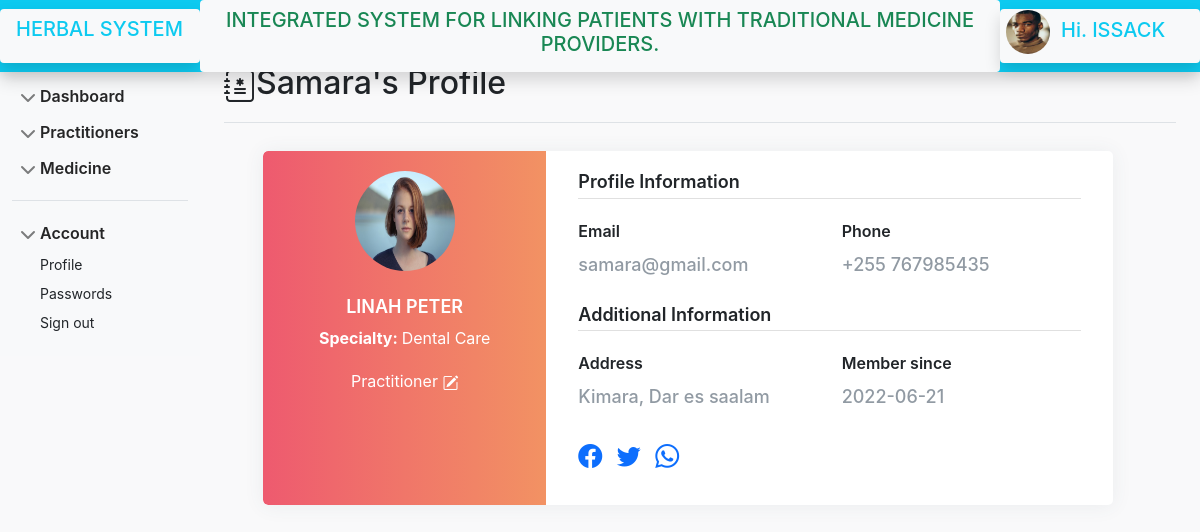
The page /practitioners/pr-profile.php?id=37 (signed in) on the database its author committed.
### tables this page shows
CREATE TABLE `practitioner` (
  `id` int(50) NOT NULL AUTO_INCREMENT,
  `fname` varchar(255) NOT NULL,
  `lname` varchar(255) NOT NULL,
  `phone` int(255) NOT NULL,
  `email` varchar(255) NOT NULL,
  `office_name` varchar(255) NOT NULL,
  `address` varchar(255) NOT NULL,
  `username` varchar(255) NOT NULL,
  `password` varchar(50) NOT NULL,
  `profile` varchar(255) NOT NULL,
  `professionality` varchar(255) NOT NULL,
  `bio` varchar(1000) NOT NULL,
  `nida` varchar(25) NOT NULL,
  `businesslicense` varchar(100) NOT NULL,
  `facebook` varchar(250) NOT NULL,
  `twitter` varchar(250) NOT NULL,
  `joined_on` date NOT NULL DEFAULT current_timestamp(),
  `is_new` int(11) NOT NULL DEFAULT 0,
  `role` varchar(50) NOT NULL DEFAULT 'user',
  `license` varchar(255) NOT NULL,
  `verified` int(11) NOT NULL DEFAULT 0,
  PRIMARY KEY (`id`)
);

### practitioners/pr-profile.php (the view, shortened to what this page needs)
<?php  include "../includes/database.php";
?>
<!doctype html>
<html lang="en">
<head>
    <link href="../css/bootstrap.css" rel="stylesheet">
    <link rel="stylesheet" href="profile.css">
    <link rel="stylesheet" href="https://cdn.jsdelivr.net/npm/bootstrap-icons@1.8.2/font/bootstrap-icons.css">
    <link href="https://cdnjs.cloudflare.com/ajax/libs/font-awesome/5.13.0/css/all.min.css" rel="stylesheet">
    <link rel="stylesheet" href="sidebar.css">
</head>
<body>
<?php include '../includes/header.php';?>
    <div class="container-fluid ">
        <div class="row pt-4 ">
        <?php include '../includes/practnav.php';?>
            <main class="col-md-9 ms-sm-auto col-lg-10 px-md-4 pt-4">
                <?php
                    if(isset($_GET['id'])){
                        $id = $_GET['id'];
                        $sql = "SELECT * FROM `practitioner` WHERE `id`= '$id'";
                        $query = mysqli_query($conn,$sql);
                        $row = mysqli_fetch_assoc($query);
                            if($row == TRUE){
                                    $fname = $row['fname'];
                                    $lname = $row['lname'];
                                    $image = $row['profile'];
                                    $phone = $row['phone'];
                                    $email = $row['email'];
                                    $address = $row['address'];
                                    $uname = $row['username'];
                                    $carreer = $row['professionality'] ;
                                    $joined = $row['joined_on'];
                                    $facebook = $row['facebook'];
                                    $twitter = $row['twitter'];
                                }else{
                                    $fname=$uname=$lname=$phone=$email=$address=$carreer=$joined= "";
                                    $image = 'user.png';
                                    $error = "<b>No Profile with ID = $id Found </b>";
                                }
                            }
                        ?>
                <div
                    class="d-flex justify-content-between flex-wrap flex-md-nowrap align-items-center pt-3 pb-2 mb-3 border-bottom">
                    <h1 class="h2"><i class="bi bi-journal-medical"></i><?php echo $uname ;echo "'s"?> Profile</h1>
                </div>
                <div class="container p-0" id="page-content">
                    <div class="row container p-2 d-flex justify-content-center">
                        <div class="col-lg-11 col-md-12 p-1">
                            <div class="card user-card-full">
                                <div class="row m-l-0 m-r-0">
                                    <div class="col-sm-4 bg-c-lite-green user-profile">
                                        <div class="card-block text-center text-white">
                                            <div class="m-b-25">
                                                <img src="../upload/<?php echo $image; ?>"
                                                    class="img-radius rounded-circle" alt="User-Profile-Image"
                                                    height="100px" width="100px">
                                            </div>
                                            <h6 class="f-w-600">
                                                <?php echo strtoupper($fname);echo ' ';echo strtoupper($lname); ?></h6>
                                            <p><strong>Specialty: </strong> <?php echo $carreer; ?> </p>
                                            <p>Practitioner <i class="bi bi-pencil-square"></i>
                                            </p>
                                        </div>
                                    </div>
                                    <div class="col-sm-8">
                                        <div class="card-block">
                                            <h6 class="m-b-20 p-b-5 b-b-default f-w-600">Profile Information
                                            </h6>
                                            <div class="row">
                                                <div class="col-sm-6">
                                                    <p class="m-b-10 f-w-600">Email</p>
                                                    <h6 class="text-muted f-w-400"><?php echo $email; ?></h6>
                                                </div>
                                                <div class="col-sm-6">
                                                    <p class="m-b-10 f-w-600">Phone</p>
                                                    <h6 class="text-muted f-w-400">+255 <?php echo $phone; ?></h6>
                                                </div>
                                            </div>
                                            <h6 class="m-b-20 m-t-40 p-b-5 b-b-default f-w-600">Additional Information
                                            </h6>
                                            <div class="row">
                                                <div class="col-sm-6">
                                                    <p class="m-b-10 f-w-600">Address</p>
                                                    <h6 class="text-muted f-w-400"><?php echo $address ;?></h6>
                                                </div>
                                                <div class="col-sm-6">
                                                    <p class="m-b-10 f-w-600">Member since</p>
                                                    <h6 class="text-muted f-w-400"><?php echo $joined; ?></h6>
                                                </div>
                                            </div>
                                            <ul class="social-link list-unstyled m-t-40 m-b-10">
                                                <li><a href="https://<?php echo $facebook; ?>" data-toggle="tooltip" data-placement="bottom" title=""
                                                        data-original-title="facebook" data-abc="true"><i
                                                            class="bi bi-facebook" aria-hidden="true"></i></a></li>
                                                <li><a href="https://<?php echo $twitter; ?>" data-toggle="tooltip" data-placement="bottom" title=""
                                                        data-original-title="twitter" data-abc="true"><i
                                                            class="bi bi-twitter" aria-hidden="true"></i> </a></li>
                                                <li><a href="https://wa.me/+255<?php echo $phone; ?>" data-toggle="tooltip" data-placement="bottom" title=""
                                                        data-original-title="whatsapp" data-abc="true"><i
                                                            class="bi bi-whatsapp" aria-hidden="true"></i></a></li>
                                            </ul>
                                        </div>
                                    </div>
                                </div>
                            </div>
                        </div>
                    </div>
                </div>
            </main>
        </div>
    </div>
</body>
</html>

### includes/header.php (shortened to what this page needs)
<header class="navbar fixed-top bg-info flex-md-nowrap p-0 shadow">
        <a class="navbar-brand col-md-3 col-lg-2 me-0 px-3 py-2 bg-light text-info shadow rounded" href="#">
            <h5 style="height: 38px;margin: 0;">HERBAL SYSTEM</h5>
        </a>
        <div class="p-2 text-center d-none d-md-block text-success rounded bg-light">
            <span behavior="" direction="">
            <h5>INTEGRATED SYSTEM FOR LINKING PATIENTS WITH TRADITIONAL MEDICINE PROVIDERS.</h5>
</span>
        </div>
        <?php
            include 'database.php';
            $user = $_SESSION['user'];
            $img_sql = "SELECT `profile` FROM `practitioner` WHERE `username`='$user'";
            $img_query = mysqli_query($conn,$img_sql);
            $img_data = mysqli_fetch_assoc($img_query);
            $img = $img_data['profile'];
        ?>
        <div class="col-2 d-flex d-none d-sm-block bg-light text-info shadow rounded" style="padding: 1px;">
            <h5> &nbsp;<img src="../upload/<?php echo $img;?>"
               height="44px" width="44px" class="rounded-circle" alt="">&nbsp;&nbsp;Hi.
                <?php echo strtoupper($user);?>
            </h5>
        </div>
    </header>

### practitioners/profile.css (style rules this page uses)
body { font-family: -apple-system, BlinkMacSystemFont, 'Segoe UI', Roboto, Oxygen, Ubuntu, Cantarell, 'Open Sans', 'Helvetica Neue', sans-serif; background-color: #f9f9fa }
.user-card-full { overflow: hidden; }
.card { border-radius: 5px; -webkit-box-shadow: 0 1px 20px 0 rgba(69,90,100,0.08); box-shadow: 0 1px 20px 0 rgba(69,90,100,0.08); border: none; margin-bottom: 30px; }
.m-r-0 { margin-right: 0px; }
.m-l-0 { margin-left: 0px; }
.user-card-full .user-profile { border-radius: 5px 0 0 5px; }
.bg-c-lite-green { background: -webkit-gradient(linear, left top, right top, from(#f29263), to(#ee5a6f)); background: linear-gradient(to right, #ee5a6f, #f29263); }
.m-b-25 { margin-bottom: 25px; }
.img-radius { border-radius: 5px; }
h6 { font-size: 18px; }
.card .card-block p { line-height: 25px; }
.card-block { padding: 1.25rem; }
.b-b-default { border-bottom: 1px solid #e0e0e0; }
.m-b-20 { margin-bottom: 20px; }
.p-b-5 { padding-bottom: 5px !important; }
.m-b-10 { margin-bottom: 10px; }
.text-muted { color: #919aa3 !important; }
.f-w-600 { font-weight: 600; }
.m-t-40 { margin-top: 20px; }
.user-card-full .social-link li { display: inline-block; }
.user-card-full .social-link li a { font-size: 24px; margin: 0 10px 0 0; -webkit-transition: all 0.3s ease-in-out; transition: all 0.3s ease-in-out; }

### practitioners/sidebar.css (style rules this page uses)
body { font-family: -apple-system, BlinkMacSystemFont, 'Segoe UI', Roboto, Oxygen, Ubuntu, Cantarell, 'Open Sans', 'Helvetica Neue', sans-serif; min-height: 100vh; min-height: -webkit-fill-available; }
html { height: -webkit-fill-available; }
.bi { vertical-align: -.125em; pointer-events: none; fill: currentColor; }

### rows shown on the page
practitioner: profile (picture)
practitioner: username "Samara", profile (picture), fname "LINAH", lname "PETER", professionality "Dental Care", email "samara@gmail.com", phone "767985435", address "Kimara, Dar es saalam", joined_on "2022-06-21"

### other values the page prints
$user "ISSACK"
